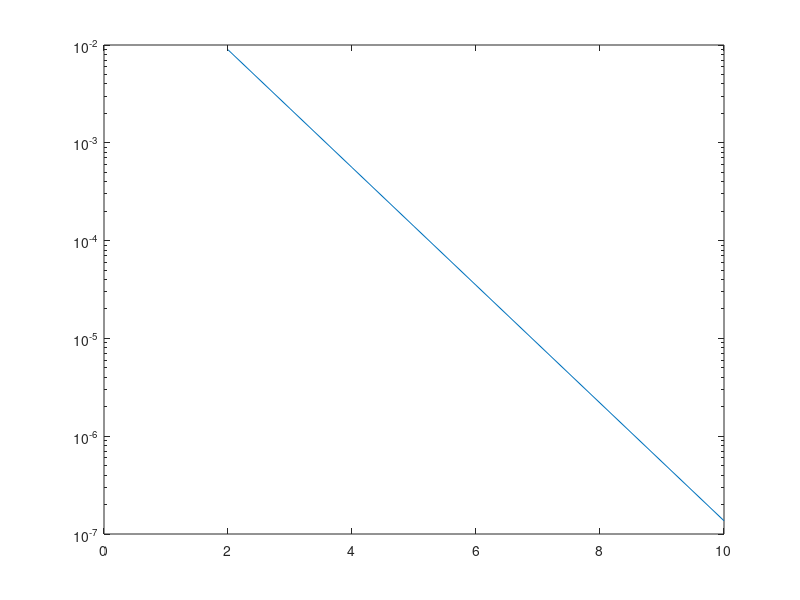

Reproduce this figure in MATLAB.
function res = trapez_exp()
  %Setzen der Intervallgrenzen
  A = 0;
  B = 1;
  Area = exp(B) - exp(A); %Integral of exp(x) from 0 to 1 with respect to x
  
  %Zerlegung des Intervalls [0, 1] in n = 2^N Teilintervalle mit N = 2,... ,10
  for i = 2:10
    sum = 0;
    Intervall = linspace(A, B, pow2(i)+1);
    
    %Berechnung des Integrals ueber Teilintervall mit Simpsonformel
    for j = 1:pow2(i)
      a = Intervall(j);
      b = Intervall(j+1);
      I = (b - a)/2 * (exp(a) + exp(b));
      sum = sum + I;
    endfor
    
    %Berechnung der Differenz zwischen analytischem und numerischem Ergebnis
    x(i) = i;
    y(i) = abs(Area - sum);
    
  endfor
  
  %Plotten des Graphs mit logarithmischre Y-Achse
  semilogy(x, y);
endfunction
